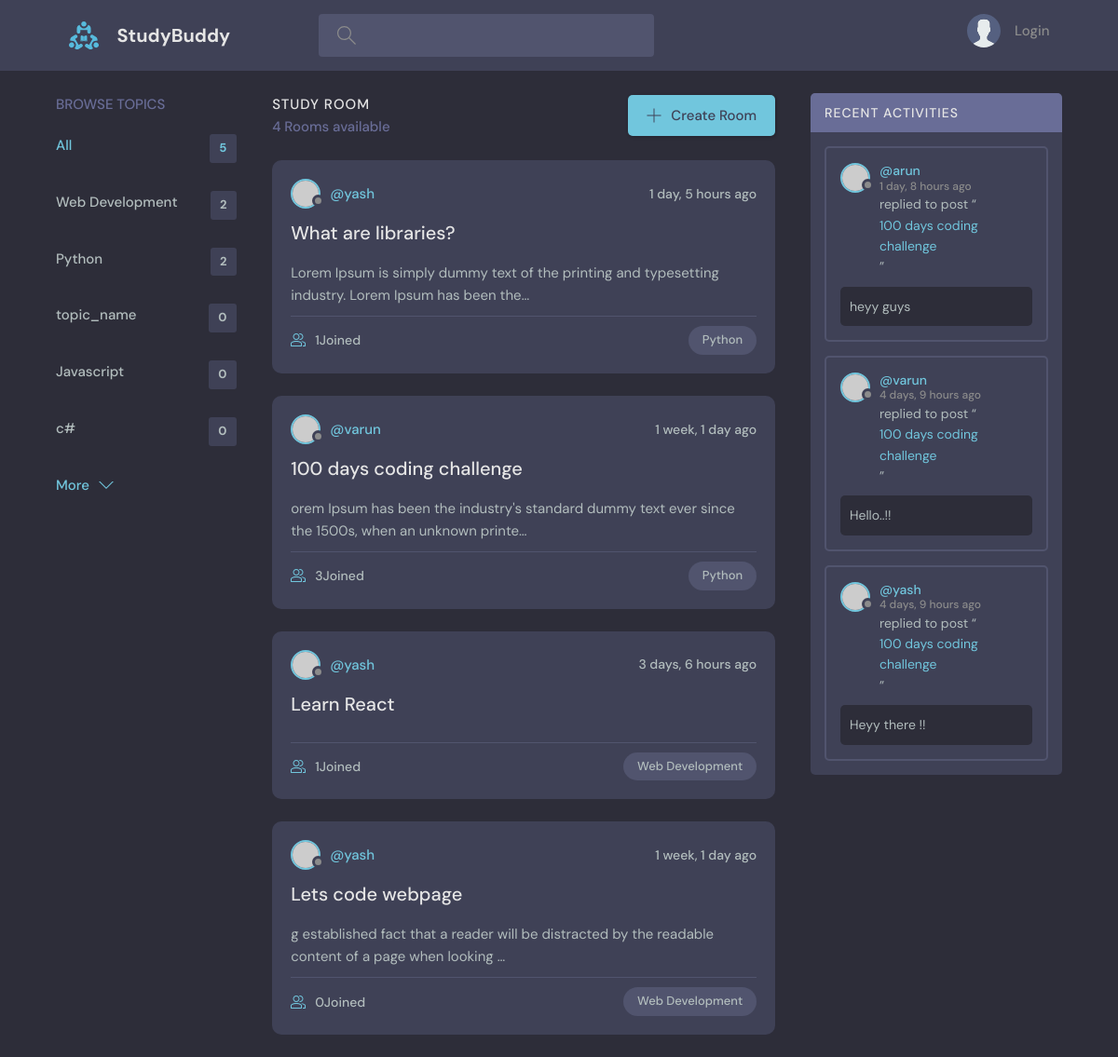
The page / on the database its author committed.
### base/models.py (models this page shows, shortened)
class Topic(models.Model):
    name = models.CharField(max_length=200)

class Room(models.Model):
    host = models.ForeignKey(User, on_delete=models.SET_NULL, null=True )
    topic = models.ForeignKey(Topic, on_delete=models.SET_NULL, null=True )
    name = models.CharField(max_length=200) #CharField is use for limited text
    desription = models.TextField(null=True, blank=True)  #textfield is used for large text; no need to specify the max len of text
    participants = models.ManyToManyField(User,related_name='participants',blank=True)
    updated = models.DateTimeField(auto_now=True)
    created = models.DateTimeField(auto_now_add=True)
    class Meta:
        ordering = ['-updated','-created'] #"-" is used to reverse the order to decending based on recently updated
    def __str__(self):
        return self.name

class Messages(models.Model):
    user = models.ForeignKey(User, on_delete=models.CASCADE)
    room = models.ForeignKey(Room, on_delete=CASCADE)
    body = models.TextField()
    updated = models.DateTimeField(auto_now=True)
    created = models.DateTimeField(auto_now_add=True)
    class Meta:
        ordering = ['-updated','-created'] #"-" is used to reverse the order to decending based on recently updated
    def __str__(self):
        return self.body[0:50]

### base/views.py (the view)
# urls.py: 2. Add a URL to urlpatterns:  path('', views.home, name='home')
def home(request):
    q= request.GET.get('q') if request.GET.get('q') != None else ''
    rooms = Room.objects.filter(
        Q(topic__name__icontains=q) |
        Q(name__icontains=q) |
        Q(desription__icontains=q)
        )
    topics = Topic.objects.all()[0:5]
    room_count = rooms.count()
    room_messages = Messages.objects.filter(Q(room__topic__name__icontains=q))
    context = {'rooms': rooms , 'topics': topics , 'room_count': room_count , 'room_messages':room_messages}
    return render(request,'base/home.html', context)

### base/Templates/base/home.html (shortened to what this page needs)
{% extends 'main.html' %}
{% block content %}
    <main class="layout layout--3">
      <div class="container">
        {% include 'base/topics_component.html' %}
        <div class="roomList">
          <div class="roomList__header">
            <div>
              <h2>Study Room</h2>
              <p>{{room_count}} Rooms available</p>
            </div>
            <a class="btn btn--main" href="{% url 'create_room' %}">
              <svg version="1.1" xmlns="http://www.w3.org/2000/svg" width="32" height="32" viewBox="0 0 32 32">
                <title>add</title>
                <path
                  d="M16.943 0.943h-1.885v14.115h-14.115v1.885h14.115v14.115h1.885v-14.115h14.115v-1.885h-14.115v-14.115z"
                ></path>
              </svg>
              Create Room
            </a>
          </div>
          {% include 'base/feed_component.html' %}
        </div>
        {% include 'base/activity_feed.html' %}
      </div>
    </main>
{% endblock content %}

### base/Templates/base/topics_component.html
<div class="topics">
    <div class="topics__header">
      <h2>Browse Topics</h2>
    </div>
    <ul class="topics__list">
      <li>
        <a href="{% url 'home' %}" class="active">All <span>{{topics.count}}</span></a>
      </li>
      {% for topic in topics %}
      <li>
        <a href="{% url 'home' %}?q={{topic.name}}">{{topic.name}} <span>{{topic.room_set.all.count}}</span></a>
      </li>
      {% endfor %}
    </ul>
    <a class="btn btn--link" href="{% url 'topics' %}">
      More
      <svg version="1.1" xmlns="http://www.w3.org/2000/svg" width="32" height="32" viewBox="0 0 32 32">
        <title>chevron-down</title>
        <path d="M16 21l-13-13h-3l16 16 16-16h-3l-13 13z"></path>
      </svg>
    </a>
  </div>

### base/Templates/base/feed_component.html (shortened to what this page needs)
{% for room in rooms %}
<div class="roomListRoom">
    <div class="roomListRoom__header">
      <a href="{% url 'user_profile' room.host.id %}" class="roomListRoom__author">
        <div class="avatar avatar--small">
          <img src="https://randomuser.me/api/portraits/women/11.jpg" />
        </div>
        <span>@{{room.host.username}}</span>
      </a>
      <div class="roomListRoom__actions">
        <span>{{room.created | timesince}} ago</span>
      </div>
    </div>
    <div class="roomListRoom__content">
      <a href="{%url 'room' room.id%}">{{room.name}}</a>
      <p>
        {{room.desription | truncatechars:100}}
      </p>
    </div>
    <div class="roomListRoom__meta">
      <a href="{%url 'room' room.id%}" class="roomListRoom__joined">
        {{ room.participants.all.count }}Joined
      </a>
      <p class="roomListRoom__topic">{{room.topic.name}}</p>
    </div>
  </div>
  {% endfor %}

### base/Templates/base/activity_feed.html (shortened to what this page needs)
<div class="activities">
    <div class="activities__header">
      <h2>Recent Activities</h2>
    </div>
    {% for message in room_messages %}
    <div class="activities__box">
      <div class="activities__boxHeader roomListRoom__header">
        <a href="{% url 'user_profile' message.user.id %}" class="roomListRoom__author">
          <div class="avatar avatar--small">
            <img src="https://randomuser.me/api/portraits/women/11.jpg" />
          </div>
          <p>
            @{{message.user}}
            <span>{{message.created | timesince}} ago</span>
          </p>
        </a>
      </div>
      <div class="activities__boxContent">
        <p>replied to post “<a href="{% url 'room' message.room.id %}">{{message.room}}</a>”</p>
        <div class="activities__boxRoomContent">
          {{message}}
        </div>
      </div>
    </div>
    {% endfor %}
  </div>

### rows shown on the page
Topic: name "Web Development", room_set.all.count "2"
Topic: name "Python", room_set.all.count "2"
Topic: name "topic_name", room_set.all.count "0"
Topic: name "Javascript", room_set.all.count "0"
Topic: name "c#", room_set.all.count "0"
Room: host.username "yash", created "1 day, 5 hours", name "What are libraries?", desription "Lorem Ipsum is simply dummy text of the printing and typesetting industry. Lorem Ipsum has been the…", participants.all.count "1", topic.name "Python"
Room: host.username "varun", created "1 week, 1 day", name "100 days coding challenge", desription "orem Ipsum has been the industry's standard dummy text ever since the 1500s, when an unknown printe…", participants.all.count "3", topic.name "Python"
Room: host.username "yash", created "3 days, 6 hours", name "Learn React", participants.all.count "1", topic.name "Web Development"
Room: host.username "yash", created "1 week, 1 day", name "Lets code webpage", desription "g established fact that a reader will be distracted by the readable content of a page when looking …", participants.all.count "0", topic.name "Web Development"
Messages: user "arun", created "1 day, 8 hours", room "100 days coding challenge", body "heyy guys"
Messages: user "varun", created "4 days, 9 hours", room "100 days coding challenge", body "Hello..!!"
Messages: user "yash", created "4 days, 9 hours", room "100 days coding challenge", body "Heyy there !!"

### other values the page prints
{{ topics.count }} "5"
{{ room_count }} "4"
